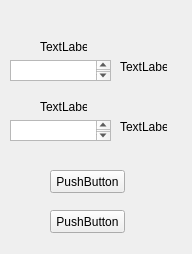
<?xml version="1.0" encoding="UTF-8"?>
<ui version="4.0">
 <class>MainWindow</class>
 <widget class="QMainWindow" name="MainWindow">
  <property name="geometry">
   <rect>
    <x>0</x>
    <y>0</y>
    <width>192</width>
    <height>254</height>
   </rect>
  </property>
  <property name="windowTitle">
   <string>MainWindow</string>
  </property>
  <widget class="QWidget" name="centralwidget">
   <widget class="QTextEdit" name="textEdit">
    <property name="geometry">
     <rect>
      <x>10</x>
      <y>60</y>
      <width>101</width>
      <height>21</height>
     </rect>
    </property>
   </widget>
   <widget class="QLabel" name="label">
    <property name="geometry">
     <rect>
      <x>40</x>
      <y>40</y>
      <width>47</width>
      <height>13</height>
     </rect>
    </property>
    <property name="text">
     <string>TextLabel</string>
    </property>
   </widget>
   <widget class="QLabel" name="label_2">
    <property name="geometry">
     <rect>
      <x>120</x>
      <y>60</y>
      <width>47</width>
      <height>13</height>
     </rect>
    </property>
    <property name="text">
     <string>TextLabel</string>
    </property>
   </widget>
   <widget class="QLabel" name="label_3">
    <property name="geometry">
     <rect>
      <x>40</x>
      <y>100</y>
      <width>47</width>
      <height>13</height>
     </rect>
    </property>
    <property name="text">
     <string>TextLabel</string>
    </property>
   </widget>
   <widget class="QLabel" name="label_4">
    <property name="geometry">
     <rect>
      <x>120</x>
      <y>120</y>
      <width>47</width>
      <height>13</height>
     </rect>
    </property>
    <property name="text">
     <string>TextLabel</string>
    </property>
   </widget>
   <widget class="QTextEdit" name="textEdit_2">
    <property name="geometry">
     <rect>
      <x>10</x>
      <y>120</y>
      <width>101</width>
      <height>21</height>
     </rect>
    </property>
   </widget>
   <widget class="QPushButton" name="pushButton">
    <property name="geometry">
     <rect>
      <x>50</x>
      <y>170</y>
      <width>75</width>
      <height>23</height>
     </rect>
    </property>
    <property name="text">
     <string>PushButton</string>
    </property>
   </widget>
   <widget class="QPushButton" name="pushButton_2">
    <property name="geometry">
     <rect>
      <x>50</x>
      <y>210</y>
      <width>75</width>
      <height>23</height>
     </rect>
    </property>
    <property name="text">
     <string>PushButton</string>
    </property>
   </widget>
  </widget>
 </widget>
 <resources/>
 <connections/>
</ui>
